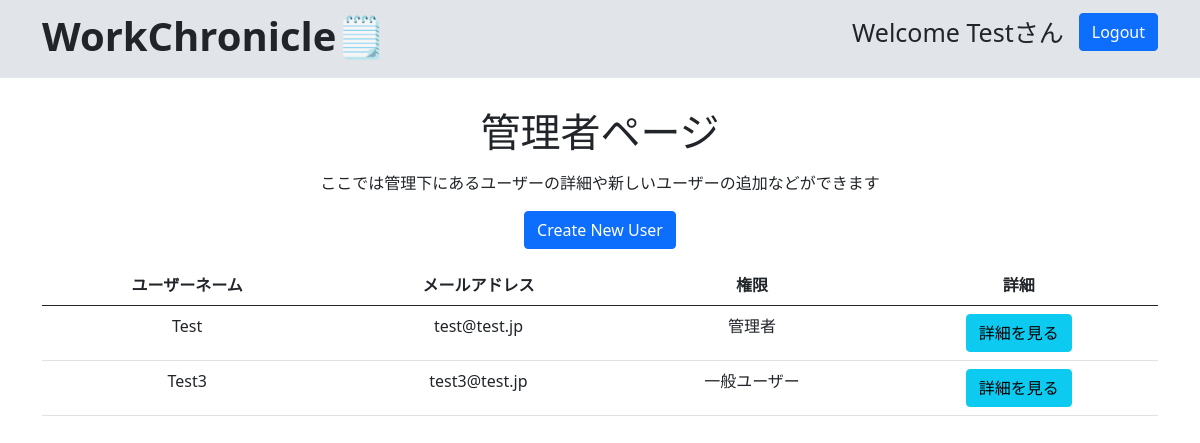
Page /ad/dashboard/ (signed in) on the earlier database version.
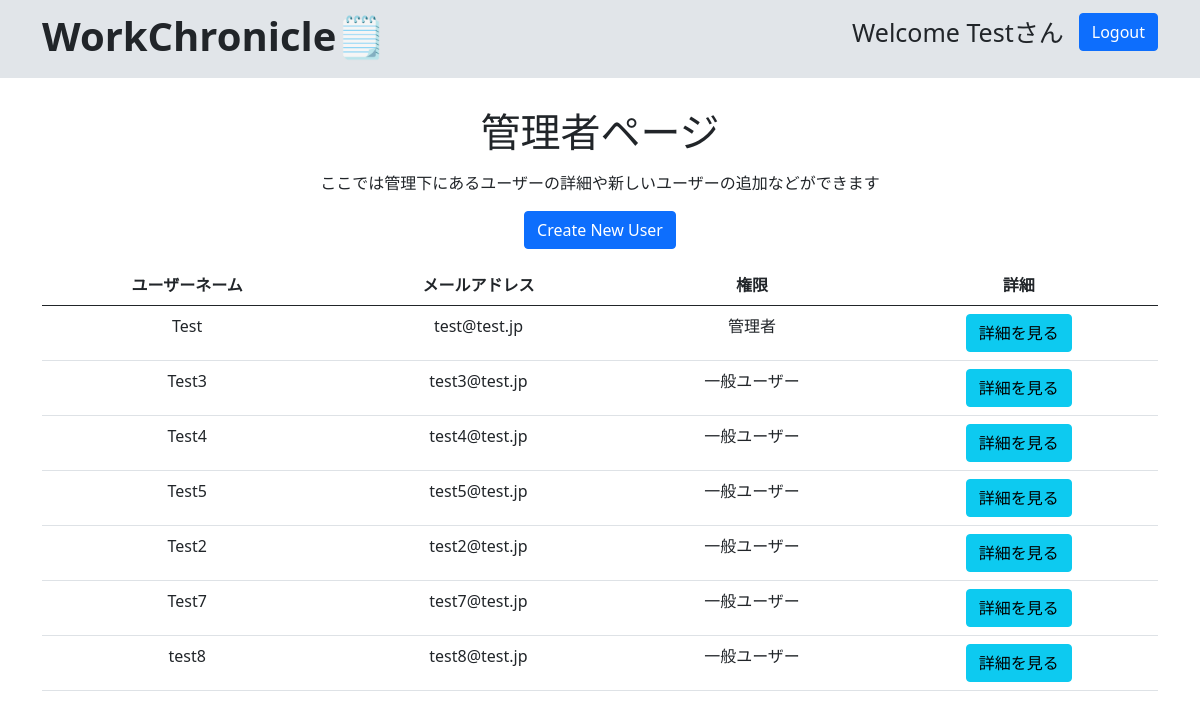
Same page on the later database version.
### attendance_app/models.py (models this page shows, shortened)
class User(AbstractBaseUser, PermissionsMixin):
    user_id = models.AutoField(primary_key=True)
    username = models.CharField(max_length=50, unique=True)
    email = models.CharField(max_length=50, unique=True)
    organization_name = models.CharField(max_length=100, blank=True, null=True)
    is_admin = models.BooleanField(default=False)
    is_staff = models.BooleanField(default=False)
    is_superuser = models.BooleanField(default=False)
    date_joined = models.DateField(auto_now_add=True)
    objects = UserManager()
    USERNAME_FIELD = 'username'
    REQUIRED_FIELDS = ['email']

### attendance_app/views.py (the view)
# urls.py: path("ad/dashboard/", views.AdminDashboardView.as_view(), name="admin_dashboard"),
class AdminDashboardView(LoginRequiredMixin, TemplateView):
    template_name = 'attendance_app/admindash.html'
    def get_context_data(self, **kwargs):
        context = super().get_context_data(**kwargs)
        organization_name = self.request.user.organization_name
        users = User.objects.filter(organization_name=organization_name)
        context['users'] = users
        return context

### attendance_app/templates/attendance_app/admindash.html (shortened to what this page needs)
{% extends 'attendance_app/base.html' %}
{% block title %}
{% if user.is_authenticated %}
<div class="h1">管理者ページ</div>
<p class = "h">ここでは管理下にあるユーザーの詳細や新しいユーザーの追加などができます</p>
{% else %}
<div class="h1">Main</div>
{% endif %}
{% endblock %}
{% block content %}
{% if user.is_authenticated %}
<a href="{% url 'attendance_app:create_user' %}" class="btn btn-primary">Create New User</a>
<table class="table">
  <thead>
      <tr>
          <th>ユーザーネーム</th>
          <th>メールアドレス</th>
          <th>権限</th>
          <th>詳細</th>
      </tr>
  </thead>
  <tbody>
      {% for other_user in users %}
      <tr>
          <td>{{ other_user.username }}</td>
          <td>{{ other_user.email }}</td>
          <td>
              {% if other_user.is_admin %}
                  管理者
              {% else %}
                  一般ユーザー
              {% endif %}
          </td>
          <td><a href="{% url 'attendance_app:user_attendance' other_user.user_id %}" class="btn btn-info">詳細を見る</a></td>
      </tr>
      {% endfor %}
  </tbody>
</table>
{% endif %}
{% endblock %}

### attendance_app/templates/attendance_app/base.html (shortened to what this page needs)
<!DOCTYPE html>
<html lang="ja">
<head>
  <link href="https://cdn.jsdelivr.net/npm/bootstrap@5.0.2/dist/css/bootstrap.min.css" rel="stylesheet"
>
</head>
<body>
  <header>
    <div class="container">
      <div class="header-content">
        <h4>WorkChronicle🗒️</h4>
      <div class = "left">
        {% if user.is_authenticated %}
        <div class="username">
          <p>Welcome {{ user.username }}さん</p>
        </div>
        <div class="logoutform">
          <form action="{% url 'attendance_app:logout' %}" method="post">
            <button type="submit" class="btn btn-primary">Logout</button>
          </form>
        </div>
        {% endif %}
      </div>
      </div>
    </div>
  </header>
  <div class="container mx-auto text-center">
    {% block title %}
    {% endblock %}
    {% block content %}
    {% endblock %}
  </div>
</body>
</html>

### attendance_app/templates/attendance_app/base.html (style rules this page uses)
header { background-color: #e1e5e9; padding: 10px 0; margin-bottom: 30px; }
.header-content { display: flex; justify-content: space-between; }
.header-content h4 { display: inline-block; margin-top: auto; font-size: 40px; font-weight: bold; }
.left { display: inline-block; display: flex; }
.username { margin-right: 15px; font-size: 25px; margin-top: 4px; }
.logoutform { margin-top: 3px; font-size: 20px; }
.h { margin-top: 15px; }

Differences in the rows shown:
added User: username "Test4", email "test4@test.jp", is_admin "一般ユーザー"
added User: username "Test5", email "test5@test.jp", is_admin "一般ユーザー"
added User: username "Test2", email "test2@test.jp", is_admin "一般ユーザー"
added User: username "Test7", email "test7@test.jp", is_admin "一般ユーザー"
added User: username "test8", email "test8@test.jp", is_admin "一般ユーザー"
